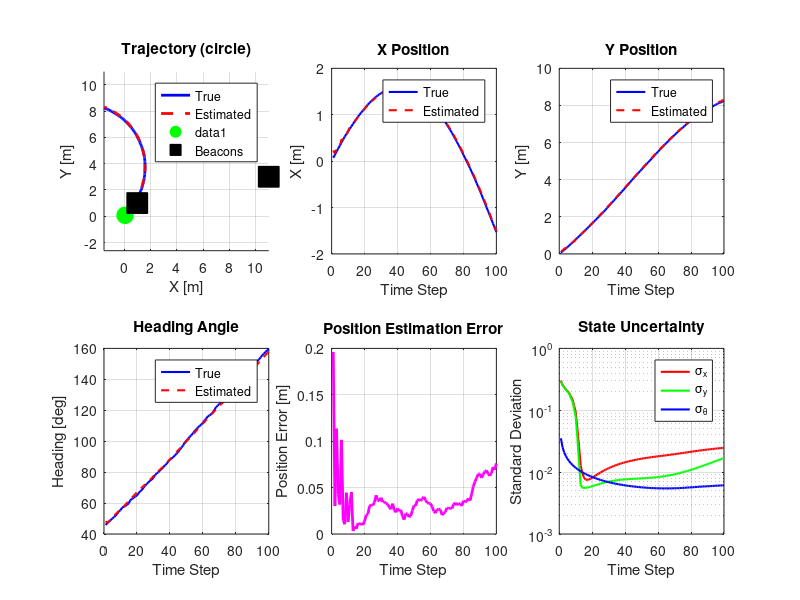
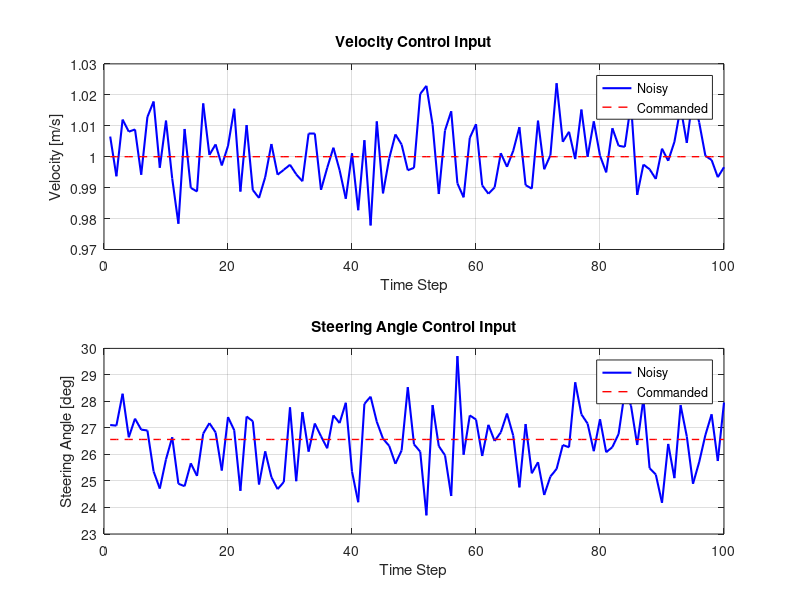

These figures' MATLAB source, in order:
%% Extended Kalman Filter with Ackermann Model (Trapezoidal Integration)
% This script simulates a robot with Ackermann steering while using an EKF
% to estimate its position based on bearing measurements to beacons.
%
% Integration Method: Trapezoidal Rule (2nd order accurate)
% - More accurate than Euler (1st order) or midpoint methods
% - For Ackermann: x(k+1) = x(k) + dt/2 * v * [cos(θ_k) + cos(θ_{k+1})]
%                  y(k+1) = y(k) + dt/2 * v * [sin(θ_k) + sin(θ_{k+1})]
%                  θ(k+1) = θ(k) + dt * (v/L) * tan(φ)

clear all;
close all;
clc;

%% Vehicle and Simulation Parameters
L = 2.5;                    % Wheelbase length [m]
time_step = 0.1;            % Discrete time step [s]
simulation_time = 10;       % Total simulation time [s]
num_steps = simulation_time / time_step;

%% Define Trajectory
% You can change these to create different trajectories
trajectory_type = 'circle';  % Options: 'straight', 'circle', 'curve'

switch trajectory_type
    case 'straight'
        % Straight line trajectory
        velocity_profile = 2.0 * ones(1, num_steps);           % Constant 2 m/s
        steering_profile = 0.0 * ones(1, num_steps);           % Zero steering

    case 'circle'
        % Circular trajectory
        velocity_profile = 1.0 * ones(1, num_steps);           % Constant 1 m/s
        radius = 5;                                             % 5m radius
        steering_profile = atan(L/radius) * ones(1, num_steps); % Constant steering

    case 'curve'
        % Curved path with varying steering
        velocity_profile = 1.5 * ones(1, num_steps);           % Constant 1.5 m/s
        steering_profile = 0.1 * sin(2*pi*(0:num_steps-1)/num_steps); % Sinusoidal steering
end

%% Process Noise (Motion Model Uncertainty)
process_noise_v = 0.01;      % Velocity noise [m/s]
process_noise_phi = 0.02;    % Steering angle noise [rad]
Q = [process_noise_v^2, 0;
     0, process_noise_phi^2];

%% Measurement Noise (Sensor Uncertainty)
measurement_noise_std = 0.05;  % Bearing measurement noise [rad]
R = measurement_noise_std^2 * eye(3);  % 3 beacons

%% Beacon Positions
beacons = [
    4,  8;   % Beacon 1
    1,  1;   % Beacon 2
    11, 3    % Beacon 3
];
num_beacons = size(beacons, 1);

%% Initial Conditions
% True initial state
true_state = [0; 0; pi/4];  % [x, y, theta] - Start at origin, heading 45 degrees

% Initial estimate (with error to show EKF correction)
estimated_state = true_state + [0.5; 0.5; 0.1];  % Small initial error

% Initial state covariance
P = diag([0.5^2, 0.5^2, 0.1^2]);  % Initial uncertainty

%% Storage for Results
true_trajectory = zeros(3, num_steps);
estimated_trajectory = zeros(3, num_steps);
variance_history = zeros(3, num_steps);
control_history = zeros(2, num_steps);

%% Main Simulation Loop
for step = 1:num_steps
    %% Generate Control Input with Noise
    true_control = [velocity_profile(step); steering_profile(step)];
    noisy_control = true_control + sqrt(Q) * randn(2, 1);
    control_history(:, step) = noisy_control;

    %% Simulate True Robot Motion (Ackermann Model)
    % Trapezoidal integration for better accuracy
    theta_k = true_state(3);
    v = true_control(1);
    phi = true_control(2);

    % First, compute the new heading angle
    omega = (v / L) * tan(phi);
    theta_k1 = theta_k + time_step * omega;

    % Then use trapezoidal rule for position (average of velocities at k and k+1)
    true_state = [
        true_state(1) + (time_step / 2) * v * (cos(theta_k) + cos(theta_k1));
        true_state(2) + (time_step / 2) * v * (sin(theta_k) + sin(theta_k1));
        theta_k1
    ];

    % Add small process noise to true state
    true_state = true_state + sqrt(time_step) * [
        sqrt(Q(1,1)) * randn;
        sqrt(Q(1,1)) * randn;
        sqrt(Q(2,2)) * randn
    ];

    true_trajectory(:, step) = true_state;

    %% Generate Measurements (Bearing to each beacon)
    measurements = zeros(num_beacons, 1);
    for b = 1:num_beacons
        % True bearing angle with noise
        true_bearing = atan2(beacons(b,2) - true_state(2), beacons(b,1) - true_state(1));
        relative_bearing = true_bearing - true_state(3);
        measurements(b) = relative_bearing + sqrt(R(b,b)) * randn;

        % Normalize to [-pi, pi]
        measurements(b) = atan2(sin(measurements(b)), cos(measurements(b)));
    end

    %% EKF PREDICTION STEP
    % Predict state using Ackermann model with noisy control (Trapezoidal)
    v_hat = noisy_control(1);
    phi_hat = noisy_control(2);
    theta_k = estimated_state(3);

    % Compute the predicted heading angle
    omega_hat = (v_hat / L) * tan(phi_hat);
    theta_k1 = theta_k + time_step * omega_hat;

    % Predicted state (Trapezoidal integration)
    predicted_state = [
        estimated_state(1) + (time_step / 2) * v_hat * (cos(theta_k) + cos(theta_k1));
        estimated_state(2) + (time_step / 2) * v_hat * (sin(theta_k) + sin(theta_k1));
        theta_k1
    ];

    % Compute Jacobian of discrete transition function with respect to state
    % For trapezoidal: need to account for θ_{k+1} dependence
    % df_x/dθ = -(dt/2)*v*[sin(θ_k) + sin(θ_{k+1})*dθ_{k+1}/dθ_k]
    % where dθ_{k+1}/dθ_k = 1
    A = [
        1, 0, -(time_step / 2) * v_hat * (sin(theta_k) + sin(theta_k1));
        0, 1,  (time_step / 2) * v_hat * (cos(theta_k) + cos(theta_k1));
        0, 0,  1
    ];

    % Compute Jacobian with respect to control
    % More complex for trapezoidal due to coupling
    sec_phi_sq = 1 / (cos(phi_hat)^2);
    dtheta_dphi = (v_hat * time_step / L) * sec_phi_sq;

    W = [
        (time_step / 2) * (cos(theta_k) + cos(theta_k1)),  -(time_step / 2) * v_hat * sin(theta_k1) * dtheta_dphi;
        (time_step / 2) * (sin(theta_k) + sin(theta_k1)),   (time_step / 2) * v_hat * cos(theta_k1) * dtheta_dphi;
        time_step * tan(phi_hat) / L,                       v_hat * time_step / L * sec_phi_sq
    ];

    % Predict covariance
    P_predicted = A * P * A' + W * Q * W';

    %% EKF UPDATE STEP
    % Predict measurements
    predicted_measurements = zeros(num_beacons, 1);
    H = zeros(num_beacons, 3);  % Measurement Jacobian

    for b = 1:num_beacons
        dx = beacons(b,1) - predicted_state(1);
        dy = beacons(b,2) - predicted_state(2);
        dist_sq = dx^2 + dy^2;

        % Predicted bearing
        predicted_bearing = atan2(dy, dx);
        predicted_measurements(b) = predicted_bearing - predicted_state(3);

        % Normalize to [-pi, pi]
        predicted_measurements(b) = atan2(sin(predicted_measurements(b)), ...
                                         cos(predicted_measurements(b)));

        % Jacobian row for this beacon
        H(b, :) = [dy/dist_sq, -dx/dist_sq, -1];
    end

    % Innovation (measurement residual)
    innovation = measurements - predicted_measurements;

    % Normalize innovation angles to [-pi, pi]
    for b = 1:num_beacons
        innovation(b) = atan2(sin(innovation(b)), cos(innovation(b)));
    end

    % Innovation covariance
    S = H * P_predicted * H' + R;

    % Kalman gain
    K = P_predicted * H' / S;

    % Update state estimate
    estimated_state = predicted_state + K * innovation;

    % Normalize theta to [-pi, pi]
    estimated_state(3) = atan2(sin(estimated_state(3)), cos(estimated_state(3)));

    % Update covariance
    P = (eye(3) - K * H) * P_predicted;

    %% Store Results
    estimated_trajectory(:, step) = estimated_state;
    variance_history(:, step) = [P(1,1); P(2,2); P(3,3)];
end

%% Compute Estimation Errors
position_error = sqrt(sum((true_trajectory(1:2,:) - estimated_trajectory(1:2,:)).^2, 1));
angle_error = abs(true_trajectory(3,:) - estimated_trajectory(3,:));

%% Visualization
figure('Name', 'EKF with Ackermann Model', 'Position', [50 50 1400 900]);

% Plot 1: 2D Trajectory with Beacons
subplot(2,3,1);
hold on; grid on; axis equal;
plot(true_trajectory(1,:), true_trajectory(2,:), 'b-', 'LineWidth', 2, 'DisplayName', 'True');
plot(estimated_trajectory(1,:), estimated_trajectory(2,:), 'r--', 'LineWidth', 2, 'DisplayName', 'Estimated');
plot(true_trajectory(1,1), true_trajectory(2,1), 'go', 'MarkerSize', 12, 'MarkerFaceColor', 'g');
plot(beacons(:,1), beacons(:,2), 'ks', 'MarkerSize', 15, 'MarkerFaceColor', 'k', 'DisplayName', 'Beacons');
xlabel('X [m]'); ylabel('Y [m]');
title(sprintf('Trajectory (%s)', trajectory_type));
legend('Location', 'best');

% Plot 2: X Position
subplot(2,3,2);
plot(true_trajectory(1,:), 'b-', 'LineWidth', 1.5); hold on;
plot(estimated_trajectory(1,:), 'r--', 'LineWidth', 1.5);
xlabel('Time Step'); ylabel('X [m]');
title('X Position'); legend('True', 'Estimated');
grid on;

% Plot 3: Y Position
subplot(2,3,3);
plot(true_trajectory(2,:), 'b-', 'LineWidth', 1.5); hold on;
plot(estimated_trajectory(2,:), 'r--', 'LineWidth', 1.5);
xlabel('Time Step'); ylabel('Y [m]');
title('Y Position'); legend('True', 'Estimated');
grid on;

% Plot 4: Heading Angle
subplot(2,3,4);
plot(rad2deg(true_trajectory(3,:)), 'b-', 'LineWidth', 1.5); hold on;
plot(rad2deg(estimated_trajectory(3,:)), 'r--', 'LineWidth', 1.5);
xlabel('Time Step'); ylabel('Heading [deg]');
title('Heading Angle'); legend('True', 'Estimated');
grid on;

% Plot 5: Position Error
subplot(2,3,5);
plot(position_error, 'm-', 'LineWidth', 2);
xlabel('Time Step'); ylabel('Position Error [m]');
title('Position Estimation Error');
grid on;

% Plot 6: Covariance
subplot(2,3,6);
semilogy(sqrt(variance_history(1,:)), 'r-', 'LineWidth', 1.5); hold on;
semilogy(sqrt(variance_history(2,:)), 'g-', 'LineWidth', 1.5);
semilogy(sqrt(variance_history(3,:)), 'b-', 'LineWidth', 1.5);
xlabel('Time Step'); ylabel('Standard Deviation');
title('State Uncertainty');
legend('\sigma_x', '\sigma_y', '\sigma_\theta');
grid on;

%% Control Input Visualization
figure('Name', 'Control Inputs', 'Position', [100 100 1000 500]);

subplot(2,1,1);
plot(control_history(1,:), 'b-', 'LineWidth', 1.5);
hold on; plot(velocity_profile, 'r--', 'LineWidth', 1);
xlabel('Time Step'); ylabel('Velocity [m/s]');
title('Velocity Control Input');
legend('Noisy', 'Commanded'); grid on;

subplot(2,1,2);
plot(rad2deg(control_history(2,:)), 'b-', 'LineWidth', 1.5);
hold on; plot(rad2deg(steering_profile), 'r--', 'LineWidth', 1);
xlabel('Time Step'); ylabel('Steering Angle [deg]');
title('Steering Angle Control Input');
legend('Noisy', 'Commanded'); grid on;

%% Display Statistics
fprintf('\n========== EKF with Ackermann Model - Results ==========\n');
fprintf('Trajectory Type:        %s\n', trajectory_type);
fprintf('Wheelbase (L):          %.2f m\n', L);
fprintf('Time Step:              %.2f s\n', time_step);
fprintf('Simulation Time:        %.2f s\n', simulation_time);
fprintf('Number of Steps:        %d\n', num_steps);
fprintf('\nFinal Position Error:   %.3f m\n', position_error(end));
fprintf('Mean Position Error:    %.3f m\n', mean(position_error));
fprintf('Max Position Error:     %.3f m\n', max(position_error));
fprintf('Final Angle Error:      %.3f deg\n', rad2deg(angle_error(end)));
fprintf('\nFinal Std Dev (x):      %.4f m\n', sqrt(variance_history(1,end)));
fprintf('Final Std Dev (y):      %.4f m\n', sqrt(variance_history(2,end)));
fprintf('Final Std Dev (theta):  %.4f rad\n', sqrt(variance_history(3,end)));
fprintf('=======================================================\n\n');
